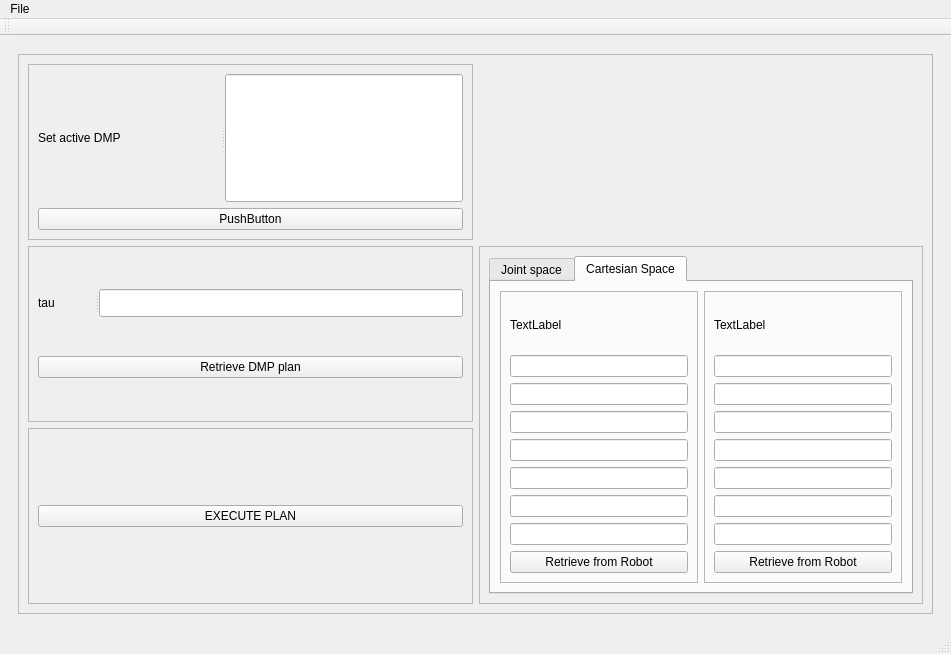
<?xml version="1.0" encoding="UTF-8"?>
<ui version="4.0">
 <class>MainWindow</class>
 <widget class="QMainWindow" name="MainWindow">
  <property name="geometry">
   <rect>
    <x>0</x>
    <y>0</y>
    <width>951</width>
    <height>654</height>
   </rect>
  </property>
  <property name="windowTitle">
   <string>MainWindow</string>
  </property>
  <widget class="QWidget" name="centralwidget">
   <layout class="QGridLayout" name="gridLayout_2">
    <item row="0" column="0">
     <widget class="QStackedWidget" name="stackedWidget">
      <property name="currentIndex">
       <number>3</number>
      </property>
      <widget class="QWidget" name="page_1">
       <layout class="QFormLayout" name="formLayout">
        <item row="0" column="1">
         <widget class="QFrame" name="frame_3">
          <property name="minimumSize">
           <size>
            <width>0</width>
            <height>200</height>
           </size>
          </property>
          <property name="frameShape">
           <enum>QFrame::StyledPanel</enum>
          </property>
          <property name="frameShadow">
           <enum>QFrame::Raised</enum>
          </property>
          <layout class="QGridLayout" name="gridLayout_5">
           <item row="0" column="0">
            <widget class="QFrame" name="frame_2">
             <property name="minimumSize">
              <size>
               <width>100</width>
               <height>100</height>
              </size>
             </property>
             <property name="frameShape">
              <enum>QFrame::StyledPanel</enum>
             </property>
             <property name="frameShadow">
              <enum>QFrame::Raised</enum>
             </property>
             <layout class="QGridLayout" name="gridLayout_4">
              <item row="0" column="0">
               <widget class="QSplitter" name="splitter">
                <property name="orientation">
                 <enum>Qt::Horizontal</enum>
                </property>
                <widget class="QLabel" name="RobotIPLabel">
                 <property name="text">
                  <string>Robot IP:</string>
                 </property>
                </widget>
                <widget class="QLineEdit" name="IPLineEdit">
                 <property name="maximumSize">
                  <size>
                   <width>16777215</width>
                   <height>26</height>
                  </size>
                 </property>
                 <property name="placeholderText">
                  <string>192.168.1.128</string>
                 </property>
                </widget>
               </widget>
              </item>
              <item row="1" column="0">
               <widget class="QSplitter" name="splitter_2">
                <property name="orientation">
                 <enum>Qt::Horizontal</enum>
                </property>
                <widget class="QCheckBox" name="simulationCheckBox">
                 <property name="maximumSize">
                  <size>
                   <width>16777215</width>
                   <height>25</height>
                  </size>
                 </property>
                 <property name="text">
                  <string>Simulation</string>
                 </property>
                </widget>
               </widget>
              </item>
             </layout>
            </widget>
           </item>
           <item row="2" column="0">
            <widget class="QFrame" name="frame">
             <property name="minimumSize">
              <size>
               <width>100</width>
               <height>100</height>
              </size>
             </property>
             <property name="frameShape">
              <enum>QFrame::StyledPanel</enum>
             </property>
             <property name="frameShadow">
              <enum>QFrame::Raised</enum>
             </property>
             <layout class="QVBoxLayout" name="verticalLayout">
              <item>
               <widget class="QPushButton" name="startButton">
                <property name="minimumSize">
                 <size>
                  <width>0</width>
                  <height>70</height>
                 </size>
                </property>
                <property name="text">
                 <string>Start</string>
                </property>
               </widget>
              </item>
              <item>
               <widget class="QPushButton" name="shutDown">
                <property name="text">
                 <string>Shutdown</string>
                </property>
               </widget>
              </item>
             </layout>
            </widget>
           </item>
           <item row="1" column="0">
            <widget class="QComboBox" name="comboBox">
             <item>
              <property name="text">
               <string>UR3</string>
              </property>
             </item>
             <item>
              <property name="text">
               <string>UR5</string>
              </property>
             </item>
             <item>
              <property name="text">
               <string>UR10</string>
              </property>
             </item>
            </widget>
           </item>
          </layout>
         </widget>
        </item>
       </layout>
      </widget>
      <widget class="QWidget" name="page_2">
       <layout class="QGridLayout" name="gridLayout_3">
        <item row="0" column="0">
         <widget class="QFrame" name="frame_4">
          <property name="frameShape">
           <enum>QFrame::StyledPanel</enum>
          </property>
          <property name="frameShadow">
           <enum>QFrame::Raised</enum>
          </property>
          <layout class="QVBoxLayout" name="verticalLayout_2">
           <item>
            <widget class="QRadioButton" name="radioButton">
             <property name="text">
              <string>End-Effector</string>
             </property>
            </widget>
           </item>
           <item>
            <widget class="QRadioButton" name="radioButton_2">
             <property name="text">
              <string>Joint_States</string>
             </property>
            </widget>
           </item>
           <item>
            <widget class="QRadioButton" name="radioButton_3">
             <property name="text">
              <string>Joint_States with filtering</string>
             </property>
            </widget>
           </item>
          </layout>
         </widget>
        </item>
        <item row="1" column="0">
         <widget class="QFrame" name="frame_5">
          <property name="maximumSize">
           <size>
            <width>16777215</width>
            <height>40</height>
           </size>
          </property>
          <property name="frameShape">
           <enum>QFrame::StyledPanel</enum>
          </property>
          <property name="frameShadow">
           <enum>QFrame::Raised</enum>
          </property>
          <layout class="QVBoxLayout" name="verticalLayout_8">
           <item>
            <widget class="QSplitter" name="splitter_3">
             <property name="orientation">
              <enum>Qt::Horizontal</enum>
             </property>
             <widget class="QLabel" name="label">
              <property name="text">
               <string>Name:</string>
              </property>
             </widget>
             <widget class="QLineEdit" name="lineEdit">
              <property name="maximumSize">
               <size>
                <width>16777215</width>
                <height>25</height>
               </size>
              </property>
              <property name="text">
               <string/>
              </property>
             </widget>
            </widget>
           </item>
          </layout>
         </widget>
        </item>
        <item row="2" column="0">
         <widget class="QFrame" name="frame_6">
          <property name="frameShape">
           <enum>QFrame::StyledPanel</enum>
          </property>
          <property name="frameShadow">
           <enum>QFrame::Raised</enum>
          </property>
          <layout class="QVBoxLayout" name="verticalLayout_9">
           <item>
            <widget class="QPushButton" name="pushButton">
             <property name="minimumSize">
              <size>
               <width>0</width>
               <height>50</height>
              </size>
             </property>
             <property name="text">
              <string>Start</string>
             </property>
            </widget>
           </item>
           <item>
            <widget class="QPushButton" name="pushButton_2">
             <property name="minimumSize">
              <size>
               <width>0</width>
               <height>50</height>
              </size>
             </property>
             <property name="text">
              <string>Stop</string>
             </property>
            </widget>
           </item>
          </layout>
         </widget>
        </item>
       </layout>
      </widget>
      <widget class="QWidget" name="page_3">
       <layout class="QGridLayout" name="gridLayout_9">
        <item row="1" column="0">
         <widget class="QFrame" name="frame_10">
          <property name="frameShape">
           <enum>QFrame::StyledPanel</enum>
          </property>
          <property name="frameShadow">
           <enum>QFrame::Raised</enum>
          </property>
          <layout class="QVBoxLayout" name="verticalLayout_3">
           <item>
            <widget class="QFrame" name="frame_7">
             <property name="frameShape">
              <enum>QFrame::StyledPanel</enum>
             </property>
             <property name="frameShadow">
              <enum>QFrame::Raised</enum>
             </property>
             <layout class="QVBoxLayout" name="verticalLayout_4">
              <item>
               <widget class="QLabel" name="label_2">
                <property name="text">
                 <string>Type of recording to load</string>
                </property>
               </widget>
              </item>
              <item>
               <widget class="QRadioButton" name="radioButton_4">
                <property name="text">
                 <string>End-Effector rec</string>
                </property>
               </widget>
              </item>
              <item>
               <widget class="QRadioButton" name="radioButton_5">
                <property name="text">
                 <string>Joint_state rec</string>
                </property>
               </widget>
              </item>
             </layout>
            </widget>
           </item>
           <item>
            <widget class="QFrame" name="frame_9">
             <property name="frameShape">
              <enum>QFrame::StyledPanel</enum>
             </property>
             <property name="frameShadow">
              <enum>QFrame::Raised</enum>
             </property>
             <layout class="QVBoxLayout" name="verticalLayout_5">
              <item>
               <widget class="QSplitter" name="splitter_9">
                <property name="orientation">
                 <enum>Qt::Horizontal</enum>
                </property>
                <widget class="QLabel" name="label_5">
                 <property name="text">
                  <string>dt</string>
                 </property>
                </widget>
                <widget class="QLineEdit" name="lineEdit_4">
                 <property name="placeholderText">
                  <string>Default: 2</string>
                 </property>
                </widget>
               </widget>
              </item>
              <item>
               <widget class="QSplitter" name="splitter_8">
                <property name="orientation">
                 <enum>Qt::Horizontal</enum>
                </property>
                <widget class="QLabel" name="label_6">
                 <property name="text">
                  <string>K</string>
                 </property>
                </widget>
                <widget class="QLineEdit" name="lineEdit_5"/>
               </widget>
              </item>
              <item>
               <widget class="QSplitter" name="splitter_7">
                <property name="orientation">
                 <enum>Qt::Horizontal</enum>
                </property>
                <widget class="QLabel" name="label_7">
                 <property name="text">
                  <string>D</string>
                 </property>
                </widget>
                <widget class="QLineEdit" name="lineEdit_6"/>
               </widget>
              </item>
              <item>
               <widget class="QSplitter" name="splitter_6">
                <property name="orientation">
                 <enum>Qt::Horizontal</enum>
                </property>
                <widget class="QLabel" name="label_8">
                 <property name="text">
                  <string># basis_func</string>
                 </property>
                </widget>
                <widget class="QLineEdit" name="lineEdit_7"/>
               </widget>
              </item>
             </layout>
            </widget>
           </item>
           <item>
            <widget class="QFrame" name="frame_8">
             <property name="frameShape">
              <enum>QFrame::StyledPanel</enum>
             </property>
             <property name="frameShadow">
              <enum>QFrame::Raised</enum>
             </property>
             <layout class="QVBoxLayout" name="verticalLayout_6">
              <item>
               <widget class="QSplitter" name="splitter_5">
                <property name="orientation">
                 <enum>Qt::Horizontal</enum>
                </property>
                <widget class="QLabel" name="label_3">
                 <property name="text">
                  <string>name of recording</string>
                 </property>
                </widget>
                <widget class="QLineEdit" name="lineEdit_2"/>
               </widget>
              </item>
              <item>
               <widget class="QSplitter" name="splitter_4">
                <property name="orientation">
                 <enum>Qt::Horizontal</enum>
                </property>
                <widget class="QLabel" name="label_4">
                 <property name="text">
                  <string>name of output file</string>
                 </property>
                </widget>
                <widget class="QLineEdit" name="lineEdit_3"/>
               </widget>
              </item>
             </layout>
            </widget>
           </item>
           <item>
            <widget class="QFrame" name="frame_11">
             <property name="frameShape">
              <enum>QFrame::StyledPanel</enum>
             </property>
             <property name="frameShadow">
              <enum>QFrame::Raised</enum>
             </property>
             <layout class="QVBoxLayout" name="verticalLayout_7">
              <item>
               <widget class="QPushButton" name="pushButton_3">
                <property name="text">
                 <string>Generate DMP</string>
                </property>
               </widget>
              </item>
             </layout>
            </widget>
           </item>
          </layout>
         </widget>
        </item>
       </layout>
      </widget>
      <widget class="QWidget" name="page_4">
       <layout class="QGridLayout" name="gridLayout">
        <item row="0" column="0">
         <widget class="QFrame" name="frame_12">
          <property name="frameShape">
           <enum>QFrame::StyledPanel</enum>
          </property>
          <property name="frameShadow">
           <enum>QFrame::Raised</enum>
          </property>
          <layout class="QGridLayout" name="gridLayout_17">
           <item row="0" column="0">
            <widget class="QFrame" name="frame_18">
             <property name="frameShape">
              <enum>QFrame::StyledPanel</enum>
             </property>
             <property name="frameShadow">
              <enum>QFrame::Raised</enum>
             </property>
             <layout class="QVBoxLayout" name="verticalLayout_10">
              <item>
               <widget class="QSplitter" name="splitter_11">
                <property name="orientation">
                 <enum>Qt::Horizontal</enum>
                </property>
                <widget class="QLabel" name="label_13">
                 <property name="text">
                  <string>Set active DMP</string>
                 </property>
                </widget>
                <widget class="QLineEdit" name="lineEdit_34"/>
               </widget>
              </item>
              <item>
               <widget class="QPushButton" name="pushButton_10">
                <property name="text">
                 <string>PushButton</string>
                </property>
               </widget>
              </item>
             </layout>
            </widget>
           </item>
           <item row="1" column="0">
            <widget class="QFrame" name="frame_19">
             <property name="frameShape">
              <enum>QFrame::StyledPanel</enum>
             </property>
             <property name="frameShadow">
              <enum>QFrame::Raised</enum>
             </property>
             <layout class="QGridLayout" name="gridLayout_14">
              <item row="0" column="0">
               <widget class="QSplitter" name="splitter_10">
                <property name="orientation">
                 <enum>Qt::Horizontal</enum>
                </property>
                <widget class="QLabel" name="label_14">
                 <property name="text">
                  <string>tau</string>
                 </property>
                </widget>
                <widget class="QLineEdit" name="lineEdit_35">
                 <property name="maximumSize">
                  <size>
                   <width>16777215</width>
                   <height>28</height>
                  </size>
                 </property>
                </widget>
               </widget>
              </item>
              <item row="1" column="0">
               <widget class="QPushButton" name="pushButton_8">
                <property name="text">
                 <string>Retrieve DMP plan</string>
                </property>
               </widget>
              </item>
             </layout>
            </widget>
           </item>
           <item row="1" column="1" rowspan="2">
            <widget class="QFrame" name="frame_13">
             <property name="frameShape">
              <enum>QFrame::StyledPanel</enum>
             </property>
             <property name="frameShadow">
              <enum>QFrame::Raised</enum>
             </property>
             <layout class="QGridLayout" name="gridLayout_16">
              <item row="0" column="0">
               <widget class="QTabWidget" name="tabWidget">
                <property name="currentIndex">
                 <number>1</number>
                </property>
                <widget class="QWidget" name="jointspace">
                 <attribute name="title">
                  <string>Joint space</string>
                 </attribute>
                 <layout class="QGridLayout" name="gridLayout_7">
                  <item row="0" column="0">
                   <widget class="QFrame" name="frame_14">
                    <property name="frameShape">
                     <enum>QFrame::StyledPanel</enum>
                    </property>
                    <property name="frameShadow">
                     <enum>QFrame::Raised</enum>
                    </property>
                    <layout class="QGridLayout" name="gridLayout_6">
                     <item row="1" column="0">
                      <widget class="QLineEdit" name="lineEdit_8"/>
                     </item>
                     <item row="3" column="0">
                      <widget class="QLineEdit" name="lineEdit_9"/>
                     </item>
                     <item row="6" column="0">
                      <widget class="QLineEdit" name="lineEdit_10"/>
                     </item>
                     <item row="2" column="0">
                      <widget class="QLineEdit" name="lineEdit_11"/>
                     </item>
                     <item row="4" column="0">
                      <widget class="QLineEdit" name="lineEdit_12"/>
                     </item>
                     <item row="7" column="0">
                      <widget class="QPushButton" name="pushButton_4">
                       <property name="text">
                        <string>Retrieve from Robot</string>
                       </property>
                      </widget>
                     </item>
                     <item row="5" column="0">
                      <widget class="QLineEdit" name="lineEdit_13"/>
                     </item>
                     <item row="0" column="0">
                      <widget class="QLabel" name="label_9">
                       <property name="text">
                        <string>Initial position</string>
                       </property>
                      </widget>
                     </item>
                    </layout>
                   </widget>
                  </item>
                  <item row="0" column="1">
                   <widget class="QFrame" name="frame_15">
                    <property name="frameShape">
                     <enum>QFrame::StyledPanel</enum>
                    </property>
                    <property name="frameShadow">
                     <enum>QFrame::Raised</enum>
                    </property>
                    <layout class="QGridLayout" name="gridLayout_8">
                     <item row="2" column="0">
                      <widget class="QLineEdit" name="lineEdit_14"/>
                     </item>
                     <item row="7" column="0">
                      <widget class="QPushButton" name="pushButton_5">
                       <property name="text">
                        <string>Retrieve from robot</string>
                       </property>
                      </widget>
                     </item>
                     <item row="5" column="0">
                      <widget class="QLineEdit" name="lineEdit_15"/>
                     </item>
                     <item row="4" column="0">
                      <widget class="QLineEdit" name="lineEdit_16"/>
                     </item>
                     <item row="1" column="0">
                      <widget class="QLineEdit" name="lineEdit_17"/>
                     </item>
                     <item row="6" column="0">
                      <widget class="QLineEdit" name="lineEdit_18"/>
                     </item>
                     <item row="3" column="0">
                      <widget class="QLineEdit" name="lineEdit_19"/>
                     </item>
                     <item row="0" column="0">
                      <widget class="QLabel" name="label_10">
                       <property name="text">
                        <string>Goal Position</string>
                       </property>
                      </widget>
                     </item>
                    </layout>
                   </widget>
                  </item>
                 </layout>
                </widget>
                <widget class="QWidget" name="cartesianSpace">
                 <attribute name="title">
                  <string>Cartesian Space</string>
                 </attribute>
                 <layout class="QGridLayout" name="gridLayout_10">
                  <item row="0" column="0">
                   <widget class="QFrame" name="frame_16">
                    <property name="frameShape">
                     <enum>QFrame::StyledPanel</enum>
                    </property>
                    <property name="frameShadow">
                     <enum>QFrame::Raised</enum>
                    </property>
                    <layout class="QGridLayout" name="gridLayout_11">
                     <item row="3" column="0">
                      <widget class="QLineEdit" name="lineEdit_20"/>
                     </item>
                     <item row="7" column="0">
                      <widget class="QLineEdit" name="lineEdit_21"/>
                     </item>
                     <item row="2" column="0">
                      <widget class="QLineEdit" name="lineEdit_22"/>
                     </item>
                     <item row="4" column="0">
                      <widget class="QLineEdit" name="lineEdit_23"/>
                     </item>
                     <item row="8" column="0">
                      <widget class="QPushButton" name="pushButton_6">
                       <property name="text">
                        <string>Retrieve from Robot</string>
                       </property>
                      </widget>
                     </item>
                     <item row="6" column="0">
                      <widget class="QLineEdit" name="lineEdit_24"/>
                     </item>
                     <item row="0" column="0">
                      <widget class="QLabel" name="label_11">
                       <property name="text">
                        <string>TextLabel</string>
                       </property>
                      </widget>
                     </item>
                     <item row="1" column="0">
                      <widget class="QLineEdit" name="lineEdit_25"/>
                     </item>
                     <item row="5" column="0">
                      <widget class="QLineEdit" name="lineEdit_26"/>
                     </item>
                    </layout>
                   </widget>
                  </item>
                  <item row="0" column="1">
                   <widget class="QFrame" name="frame_17">
                    <property name="frameShape">
                     <enum>QFrame::StyledPanel</enum>
                    </property>
                    <property name="frameShadow">
                     <enum>QFrame::Raised</enum>
                    </property>
                    <layout class="QGridLayout" name="gridLayout_12">
                     <item row="1" column="0">
                      <widget class="QLineEdit" name="lineEdit_27"/>
                     </item>
                     <item row="2" column="0">
                      <widget class="QLineEdit" name="lineEdit_28"/>
                     </item>
                     <item row="4" column="0">
                      <widget class="QLineEdit" name="lineEdit_29"/>
                     </item>
                     <item row="8" column="0">
                      <widget class="QPushButton" name="pushButton_7">
                       <property name="text">
                        <string>Retrieve from Robot</string>
                       </property>
                      </widget>
                     </item>
                     <item row="6" column="0">
                      <widget class="QLineEdit" name="lineEdit_30"/>
                     </item>
                     <item row="0" column="0">
                      <widget class="QLabel" name="label_12">
                       <property name="text">
                        <string>TextLabel</string>
                       </property>
                      </widget>
                     </item>
                     <item row="7" column="0">
                      <widget class="QLineEdit" name="lineEdit_31"/>
                     </item>
                     <item row="3" column="0">
                      <widget class="QLineEdit" name="lineEdit_32"/>
                     </item>
                     <item row="5" column="0">
                      <widget class="QLineEdit" name="lineEdit_33"/>
                     </item>
                    </layout>
                   </widget>
                  </item>
                 </layout>
                </widget>
               </widget>
              </item>
             </layout>
            </widget>
           </item>
           <item row="2" column="0">
            <widget class="QFrame" name="frame_20">
             <property name="frameShape">
              <enum>QFrame::StyledPanel</enum>
             </property>
             <property name="frameShadow">
              <enum>QFrame::Raised</enum>
             </property>
             <layout class="QGridLayout" name="gridLayout_15">
              <item row="0" column="0">
               <widget class="QPushButton" name="pushButton_9">
                <property name="text">
                 <string>EXECUTE PLAN</string>
                </property>
               </widget>
              </item>
             </layout>
            </widget>
           </item>
          </layout>
         </widget>
        </item>
       </layout>
      </widget>
      <widget class="QWidget" name="page">
       <widget class="QFrame" name="frame_21">
        <property name="geometry">
         <rect>
          <x>150</x>
          <y>60</y>
          <width>621</width>
          <height>361</height>
         </rect>
        </property>
        <property name="frameShape">
         <enum>QFrame::StyledPanel</enum>
        </property>
        <property name="frameShadow">
         <enum>QFrame::Raised</enum>
        </property>
        <widget class="QPushButton" name="pushButton_11">
         <property name="geometry">
          <rect>
           <x>120</x>
           <y>110</y>
           <width>89</width>
           <height>25</height>
          </rect>
         </property>
         <property name="text">
          <string>Open rviz</string>
         </property>
        </widget>
        <widget class="QLabel" name="label_16">
         <property name="geometry">
          <rect>
           <x>120</x>
           <y>30</y>
           <width>231</width>
           <height>17</height>
          </rect>
         </property>
         <property name="text">
          <string>Advanced section</string>
         </property>
        </widget>
        <widget class="QSplitter" name="splitter_12">
         <property name="geometry">
          <rect>
           <x>50</x>
           <y>60</y>
           <width>209</width>
           <height>25</height>
          </rect>
         </property>
         <property name="orientation">
          <enum>Qt::Horizontal</enum>
         </property>
         <widget class="QLabel" name="label_15">
          <property name="text">
           <string>speed</string>
          </property>
         </widget>
         <widget class="QLineEdit" name="lineEdit_36"/>
        </widget>
       </widget>
      </widget>
     </widget>
    </item>
   </layout>
  </widget>
  <widget class="QMenuBar" name="menubar">
   <property name="geometry">
    <rect>
     <x>0</x>
     <y>0</y>
     <width>951</width>
     <height>22</height>
    </rect>
   </property>
   <widget class="QMenu" name="menuFile">
    <property name="title">
     <string>File</string>
    </property>
   </widget>
   <addaction name="menuFile"/>
  </widget>
  <widget class="QStatusBar" name="statusbar"/>
  <widget class="QToolBar" name="toolBar">
   <property name="windowTitle">
    <string>toolBar</string>
   </property>
   <attribute name="toolBarArea">
    <enum>TopToolBarArea</enum>
   </attribute>
   <attribute name="toolBarBreak">
    <bool>false</bool>
   </attribute>
  </widget>
 </widget>
 <resources/>
 <connections/>
</ui>
